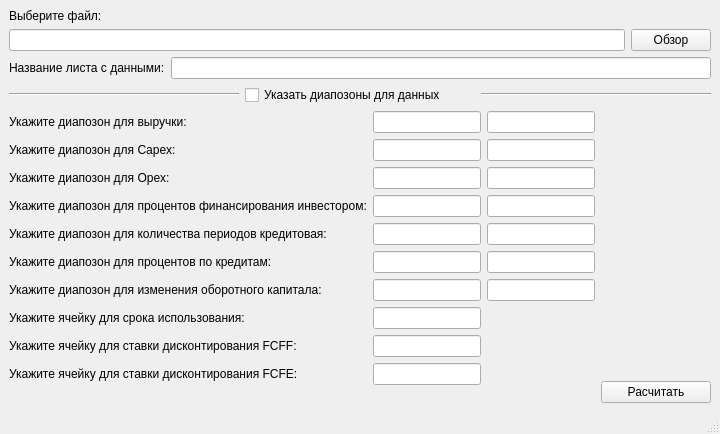
<?xml version="1.0" encoding="UTF-8"?>
<ui version="4.0">
 <class>MainWindow</class>
 <widget class="QMainWindow" name="MainWindow">
  <property name="geometry">
   <rect>
    <x>0</x>
    <y>0</y>
    <width>720</width>
    <height>434</height>
   </rect>
  </property>
  <property name="windowTitle">
   <string>MainWindow</string>
  </property>
  <widget class="QWidget" name="centralwidget">
   <layout class="QGridLayout" name="gridLayout">
    <item row="0" column="0">
     <widget class="QLabel" name="label">
      <property name="sizePolicy">
       <sizepolicy hsizetype="Maximum" vsizetype="Maximum">
        <horstretch>0</horstretch>
        <verstretch>0</verstretch>
       </sizepolicy>
      </property>
      <property name="text">
       <string>Выберите файл:</string>
      </property>
     </widget>
    </item>
    <item row="1" column="0">
     <layout class="QVBoxLayout" name="verticalLayout_5">
      <item>
       <layout class="QHBoxLayout" name="horizontalLayout_3">
        <item>
         <widget class="QLineEdit" name="lineEdit"/>
        </item>
        <item>
         <widget class="QPushButton" name="pushButton">
          <property name="text">
           <string>Обзор</string>
          </property>
         </widget>
        </item>
       </layout>
      </item>
      <item>
       <layout class="QHBoxLayout" name="horizontalLayout_2">
        <item>
         <widget class="QLabel" name="label_2">
          <property name="text">
           <string>Название листа с данными:</string>
          </property>
         </widget>
        </item>
        <item>
         <widget class="QLineEdit" name="lineEdit_2"/>
        </item>
       </layout>
      </item>
     </layout>
    </item>
    <item row="2" column="0">
     <layout class="QVBoxLayout" name="verticalLayout_4">
      <item>
       <layout class="QHBoxLayout" name="horizontalLayout">
        <item>
         <widget class="Line" name="line_2">
          <property name="orientation">
           <enum>Qt::Horizontal</enum>
          </property>
         </widget>
        </item>
        <item>
         <widget class="QCheckBox" name="checkBox">
          <property name="text">
           <string>Указать диапозоны для данных</string>
          </property>
         </widget>
        </item>
        <item>
         <widget class="Line" name="line">
          <property name="orientation">
           <enum>Qt::Horizontal</enum>
          </property>
         </widget>
        </item>
       </layout>
      </item>
      <item>
       <layout class="QFormLayout" name="formLayout_3">
        <item row="0" column="0">
         <layout class="QVBoxLayout" name="verticalLayout_2">
          <item>
           <layout class="QFormLayout" name="formLayout_2">
            <item row="0" column="0">
             <layout class="QVBoxLayout" name="verticalLayout">
              <item>
               <widget class="QLabel" name="label_3">
                <property name="text">
                 <string>Укажите диапозон для выручки:</string>
                </property>
               </widget>
              </item>
              <item>
               <widget class="QLabel" name="label_4">
                <property name="text">
                 <string>Укажите диапозон для Capex:</string>
                </property>
               </widget>
              </item>
              <item>
               <widget class="QLabel" name="label_5">
                <property name="text">
                 <string>Укажите диапозон для Opex:</string>
                </property>
               </widget>
              </item>
              <item>
               <widget class="QLabel" name="label_6">
                <property name="text">
                 <string>Укажите диапозон для процентов финансирования инвестором:</string>
                </property>
                <property name="textFormat">
                 <enum>Qt::AutoText</enum>
                </property>
                <property name="wordWrap">
                 <bool>false</bool>
                </property>
               </widget>
              </item>
              <item>
               <widget class="QLabel" name="label_7">
                <property name="text">
                 <string>Укажите диапозон для количества периодов кредитовая:</string>
                </property>
                <property name="textFormat">
                 <enum>Qt::AutoText</enum>
                </property>
                <property name="wordWrap">
                 <bool>false</bool>
                </property>
               </widget>
              </item>
              <item>
               <widget class="QLabel" name="label_8">
                <property name="text">
                 <string>Укажите диапозон для процентов по кредитам:</string>
                </property>
                <property name="textFormat">
                 <enum>Qt::AutoText</enum>
                </property>
                <property name="wordWrap">
                 <bool>false</bool>
                </property>
               </widget>
              </item>
              <item>
               <widget class="QLabel" name="label_9">
                <property name="text">
                 <string>Укажите диапозон для изменения оборотного капитала:</string>
                </property>
                <property name="textFormat">
                 <enum>Qt::AutoText</enum>
                </property>
                <property name="wordWrap">
                 <bool>false</bool>
                </property>
               </widget>
              </item>
              <item>
               <widget class="QLabel" name="label_10">
                <property name="text">
                 <string>Укажите ячейку для срока использования:</string>
                </property>
                <property name="textFormat">
                 <enum>Qt::AutoText</enum>
                </property>
                <property name="wordWrap">
                 <bool>false</bool>
                </property>
               </widget>
              </item>
              <item>
               <widget class="QLabel" name="label_11">
                <property name="text">
                 <string>Укажите ячейку для ставки дисконтирования FCFF:</string>
                </property>
                <property name="textFormat">
                 <enum>Qt::AutoText</enum>
                </property>
                <property name="wordWrap">
                 <bool>false</bool>
                </property>
               </widget>
              </item>
              <item>
               <widget class="QLabel" name="label_12">
                <property name="text">
                 <string>Укажите ячейку для ставки дисконтирования FCFE:</string>
                </property>
                <property name="textFormat">
                 <enum>Qt::AutoText</enum>
                </property>
                <property name="wordWrap">
                 <bool>false</bool>
                </property>
               </widget>
              </item>
             </layout>
            </item>
            <item row="0" column="1">
             <layout class="QFormLayout" name="formLayout">
              <item row="0" column="0">
               <widget class="QLineEdit" name="lineEdit_3">
                <property name="sizePolicy">
                 <sizepolicy hsizetype="Fixed" vsizetype="Fixed">
                  <horstretch>0</horstretch>
                  <verstretch>0</verstretch>
                 </sizepolicy>
                </property>
               </widget>
              </item>
              <item row="0" column="1">
               <widget class="QLineEdit" name="lineEdit_4">
                <property name="sizePolicy">
                 <sizepolicy hsizetype="Fixed" vsizetype="Fixed">
                  <horstretch>0</horstretch>
                  <verstretch>0</verstretch>
                 </sizepolicy>
                </property>
               </widget>
              </item>
              <item row="1" column="0">
               <widget class="QLineEdit" name="lineEdit_5">
                <property name="sizePolicy">
                 <sizepolicy hsizetype="Fixed" vsizetype="Fixed">
                  <horstretch>0</horstretch>
                  <verstretch>0</verstretch>
                 </sizepolicy>
                </property>
               </widget>
              </item>
              <item row="1" column="1">
               <widget class="QLineEdit" name="lineEdit_6">
                <property name="sizePolicy">
                 <sizepolicy hsizetype="Fixed" vsizetype="Fixed">
                  <horstretch>0</horstretch>
                  <verstretch>0</verstretch>
                 </sizepolicy>
                </property>
               </widget>
              </item>
              <item row="2" column="0">
               <widget class="QLineEdit" name="lineEdit_7">
                <property name="sizePolicy">
                 <sizepolicy hsizetype="Fixed" vsizetype="Fixed">
                  <horstretch>0</horstretch>
                  <verstretch>0</verstretch>
                 </sizepolicy>
                </property>
               </widget>
              </item>
              <item row="2" column="1">
               <widget class="QLineEdit" name="lineEdit_8">
                <property name="sizePolicy">
                 <sizepolicy hsizetype="Fixed" vsizetype="Fixed">
                  <horstretch>0</horstretch>
                  <verstretch>0</verstretch>
                 </sizepolicy>
                </property>
               </widget>
              </item>
              <item row="3" column="0">
               <widget class="QLineEdit" name="lineEdit_9">
                <property name="sizePolicy">
                 <sizepolicy hsizetype="Fixed" vsizetype="Fixed">
                  <horstretch>0</horstretch>
                  <verstretch>0</verstretch>
                 </sizepolicy>
                </property>
               </widget>
              </item>
              <item row="3" column="1">
               <widget class="QLineEdit" name="lineEdit_10">
                <property name="sizePolicy">
                 <sizepolicy hsizetype="Fixed" vsizetype="Fixed">
                  <horstretch>0</horstretch>
                  <verstretch>0</verstretch>
                 </sizepolicy>
                </property>
               </widget>
              </item>
              <item row="4" column="0">
               <widget class="QLineEdit" name="lineEdit_11">
                <property name="sizePolicy">
                 <sizepolicy hsizetype="Fixed" vsizetype="Fixed">
                  <horstretch>0</horstretch>
                  <verstretch>0</verstretch>
                 </sizepolicy>
                </property>
               </widget>
              </item>
              <item row="4" column="1">
               <widget class="QLineEdit" name="lineEdit_12">
                <property name="sizePolicy">
                 <sizepolicy hsizetype="Fixed" vsizetype="Fixed">
                  <horstretch>0</horstretch>
                  <verstretch>0</verstretch>
                 </sizepolicy>
                </property>
               </widget>
              </item>
              <item row="5" column="0">
               <widget class="QLineEdit" name="lineEdit_13">
                <property name="sizePolicy">
                 <sizepolicy hsizetype="Fixed" vsizetype="Fixed">
                  <horstretch>0</horstretch>
                  <verstretch>0</verstretch>
                 </sizepolicy>
                </property>
               </widget>
              </item>
              <item row="5" column="1">
               <widget class="QLineEdit" name="lineEdit_14">
                <property name="sizePolicy">
                 <sizepolicy hsizetype="Fixed" vsizetype="Fixed">
                  <horstretch>0</horstretch>
                  <verstretch>0</verstretch>
                 </sizepolicy>
                </property>
               </widget>
              </item>
              <item row="6" column="0">
               <widget class="QLineEdit" name="lineEdit_15">
                <property name="sizePolicy">
                 <sizepolicy hsizetype="Fixed" vsizetype="Fixed">
                  <horstretch>0</horstretch>
                  <verstretch>0</verstretch>
                 </sizepolicy>
                </property>
               </widget>
              </item>
              <item row="6" column="1">
               <widget class="QLineEdit" name="lineEdit_16">
                <property name="sizePolicy">
                 <sizepolicy hsizetype="Fixed" vsizetype="Fixed">
                  <horstretch>0</horstretch>
                  <verstretch>0</verstretch>
                 </sizepolicy>
                </property>
               </widget>
              </item>
              <item row="7" column="0">
               <widget class="QLineEdit" name="lineEdit_17">
                <property name="sizePolicy">
                 <sizepolicy hsizetype="Fixed" vsizetype="Fixed">
                  <horstretch>0</horstretch>
                  <verstretch>0</verstretch>
                 </sizepolicy>
                </property>
               </widget>
              </item>
              <item row="8" column="0">
               <widget class="QLineEdit" name="lineEdit_18">
                <property name="sizePolicy">
                 <sizepolicy hsizetype="Fixed" vsizetype="Fixed">
                  <horstretch>0</horstretch>
                  <verstretch>0</verstretch>
                 </sizepolicy>
                </property>
               </widget>
              </item>
              <item row="9" column="0">
               <widget class="QLineEdit" name="lineEdit_19">
                <property name="sizePolicy">
                 <sizepolicy hsizetype="Fixed" vsizetype="Fixed">
                  <horstretch>0</horstretch>
                  <verstretch>0</verstretch>
                 </sizepolicy>
                </property>
               </widget>
              </item>
             </layout>
            </item>
           </layout>
          </item>
          <item>
           <spacer name="verticalSpacer">
            <property name="orientation">
             <enum>Qt::Vertical</enum>
            </property>
            <property name="sizeHint" stdset="0">
             <size>
              <width>20</width>
              <height>40</height>
             </size>
            </property>
           </spacer>
          </item>
         </layout>
        </item>
        <item row="0" column="1">
         <layout class="QVBoxLayout" name="verticalLayout_3">
          <item>
           <spacer name="verticalSpacer_2">
            <property name="orientation">
             <enum>Qt::Vertical</enum>
            </property>
            <property name="sizeHint" stdset="0">
             <size>
              <width>20</width>
              <height>40</height>
             </size>
            </property>
           </spacer>
          </item>
          <item>
           <widget class="QPushButton" name="pushButton_2">
            <property name="text">
             <string>Расчитать</string>
            </property>
           </widget>
          </item>
         </layout>
        </item>
       </layout>
      </item>
     </layout>
    </item>
   </layout>
  </widget>
  <widget class="QMenuBar" name="menubar">
   <property name="geometry">
    <rect>
     <x>0</x>
     <y>0</y>
     <width>720</width>
     <height>21</height>
    </rect>
   </property>
  </widget>
  <widget class="QStatusBar" name="statusbar"/>
 </widget>
 <resources/>
 <connections/>
</ui>
